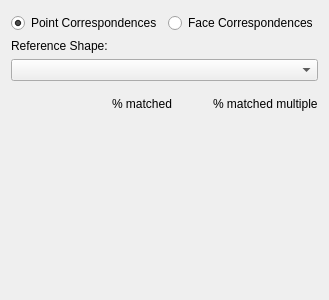
<?xml version="1.0" encoding="UTF-8"?>
<ui version="4.0">
 <class>CorrespondenceColoringWidget</class>
 <widget class="QWidget" name="CorrespondenceColoringWidget">
  <property name="geometry">
   <rect>
    <x>0</x>
    <y>0</y>
    <width>200</width>
    <height>300</height>
   </rect>
  </property>
  <property name="windowTitle">
   <string>Correspondence Coloring Widget</string>
  </property>
  <layout class="QVBoxLayout" name="verticalLayout_2">
   <item>
    <layout class="QVBoxLayout" name="verticalLayout">
     <property name="topMargin">
      <number>2</number>
     </property>
     <property name="bottomMargin">
      <number>10</number>
     </property>
     <item>
      <layout class="QHBoxLayout" name="horizontalLayout">
       <item>
        <widget class="QRadioButton" name="pointRadio">
         <property name="text">
          <string>Point Correspondences</string>
         </property>
         <property name="checked">
          <bool>true</bool>
         </property>
        </widget>
       </item>
       <item>
        <widget class="QRadioButton" name="faceRadio">
         <property name="text">
          <string>Face Correspondences</string>
         </property>
        </widget>
       </item>
      </layout>
     </item>
     <item>
      <widget class="QLabel" name="label_4">
       <property name="text">
        <string>Reference Shape:</string>
       </property>
      </widget>
     </item>
     <item>
      <widget class="QComboBox" name="comboBox"/>
     </item>
     <item>
      <layout class="QGridLayout" name="gridLayout">
       <property name="topMargin">
        <number>10</number>
       </property>
       <property name="bottomMargin">
        <number>10</number>
       </property>
       <item row="0" column="1">
        <widget class="QLabel" name="label_2">
         <property name="text">
          <string>% matched</string>
         </property>
        </widget>
       </item>
       <item row="0" column="0">
        <widget class="QLabel" name="label">
         <property name="text">
          <string/>
         </property>
        </widget>
       </item>
       <item row="0" column="2">
        <widget class="QLabel" name="label_3">
         <property name="text">
          <string>% matched multiple</string>
         </property>
        </widget>
       </item>
      </layout>
     </item>
     <item>
      <spacer name="verticalSpacer">
       <property name="orientation">
        <enum>Qt::Vertical</enum>
       </property>
       <property name="sizeHint" stdset="0">
        <size>
         <width>20</width>
         <height>40</height>
        </size>
       </property>
      </spacer>
     </item>
    </layout>
   </item>
  </layout>
 </widget>
 <resources/>
 <connections/>
</ui>
